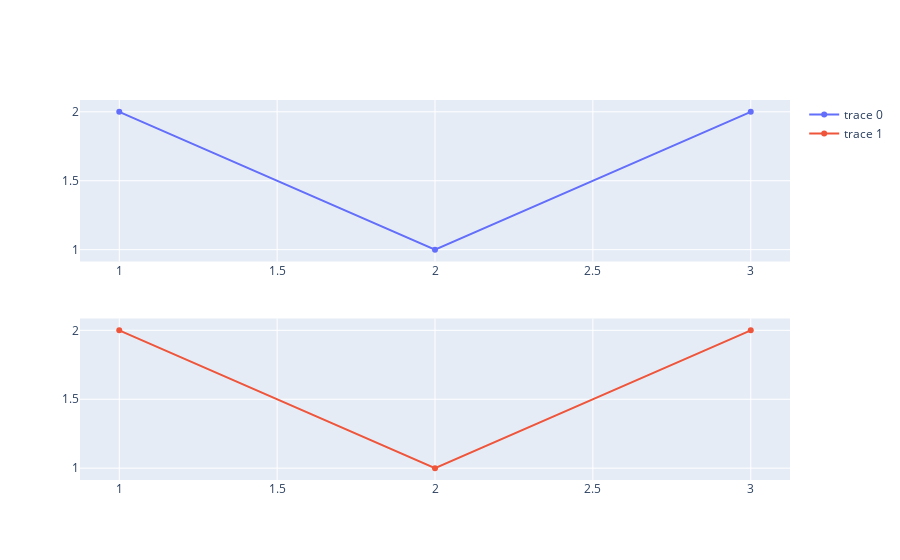

Notebook code cell kept with this figure:
### Code cell
#Add two Scatter traces to vertically stacked subplots

fig = subplots.make_subplots(rows=2)
fig.add_trace(go.Scatter(x=[1,2,3], y=[2,1,2]), row=1, col=1) # doctest: +ELLIPSIS

fig.add_trace(go.Scatter(x=[1,2,3], y=[2,1,2]), row=2, col=1) # doctest: +ELLIPSIS

### Figure 1 — Plotly figure (JSON) as saved in the notebook; plotly's stock layout.template omitted (floating-point values rounded to 4 significant figures)
{"data": [{"type": "scatter", "x": [1, 2, 3], "xaxis": "x", "y": [2, 1, 2], "yaxis": "y"}, {"type": "scatter", "x": [1, 2, 3], "xaxis": "x2", "y": [2, 1, 2], "yaxis": "y2"}], "layout": {"xaxis": {"anchor": "y", "domain": [0, 1]}, "xaxis2": {"anchor": "y2", "domain": [0, 1]}, "yaxis": {"anchor": "x", "domain": [0.575, 1]}, "yaxis2": {"anchor": "x2", "domain": [0, 0.425]}}}
